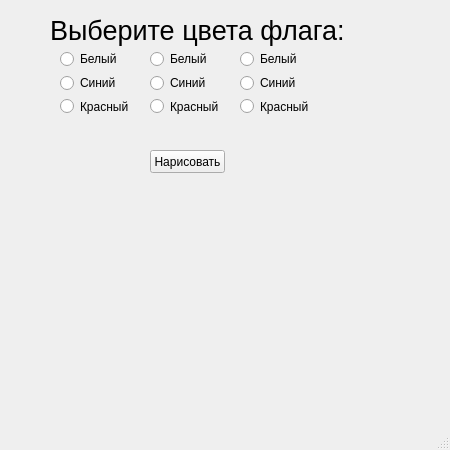
<?xml version="1.0" encoding="UTF-8"?>
<ui version="4.0">
 <class>MainWindow</class>
 <widget class="QMainWindow" name="MainWindow">
  <property name="geometry">
   <rect>
    <x>0</x>
    <y>0</y>
    <width>450</width>
    <height>450</height>
   </rect>
  </property>
  <property name="minimumSize">
   <size>
    <width>450</width>
    <height>450</height>
   </size>
  </property>
  <property name="maximumSize">
   <size>
    <width>450</width>
    <height>450</height>
   </size>
  </property>
  <property name="windowTitle">
   <string>MainWindow</string>
  </property>
  <widget class="QWidget" name="centralwidget">
   <widget class="QPushButton" name="pb">
    <property name="geometry">
     <rect>
      <x>150</x>
      <y>150</y>
      <width>75</width>
      <height>23</height>
     </rect>
    </property>
    <property name="text">
     <string>Нарисовать</string>
    </property>
   </widget>
   <widget class="QLabel" name="label">
    <property name="geometry">
     <rect>
      <x>10</x>
      <y>180</y>
      <width>421</width>
      <height>41</height>
     </rect>
    </property>
    <property name="font">
     <font>
      <pointsize>20</pointsize>
     </font>
    </property>
    <property name="text">
     <string/>
    </property>
   </widget>
   <widget class="QLabel" name="label_2">
    <property name="geometry">
     <rect>
      <x>50</x>
      <y>10</y>
      <width>351</width>
      <height>41</height>
     </rect>
    </property>
    <property name="font">
     <font>
      <pointsize>20</pointsize>
     </font>
    </property>
    <property name="text">
     <string>Выберите цвета флага:</string>
    </property>
   </widget>
   <widget class="QWidget" name="layoutWidget">
    <property name="geometry">
     <rect>
      <x>60</x>
      <y>50</y>
      <width>84</width>
      <height>65</height>
     </rect>
    </property>
    <layout class="QVBoxLayout" name="verticalLayout">
     <item>
      <widget class="QRadioButton" name="rb1_w">
       <property name="text">
        <string>Белый</string>
       </property>
      </widget>
     </item>
     <item>
      <widget class="QRadioButton" name="rb1_b">
       <property name="text">
        <string>Синий</string>
       </property>
      </widget>
     </item>
     <item>
      <widget class="QRadioButton" name="rb1_r">
       <property name="text">
        <string>Красный</string>
       </property>
      </widget>
     </item>
    </layout>
   </widget>
   <widget class="QWidget" name="layoutWidget">
    <property name="geometry">
     <rect>
      <x>150</x>
      <y>50</y>
      <width>84</width>
      <height>65</height>
     </rect>
    </property>
    <layout class="QVBoxLayout" name="verticalLayout_2">
     <item>
      <widget class="QRadioButton" name="rb2_w">
       <property name="text">
        <string>Белый</string>
       </property>
      </widget>
     </item>
     <item>
      <widget class="QRadioButton" name="rb2_b">
       <property name="text">
        <string>Синий</string>
       </property>
      </widget>
     </item>
     <item>
      <widget class="QRadioButton" name="rb2_r">
       <property name="text">
        <string>Красный</string>
       </property>
      </widget>
     </item>
    </layout>
   </widget>
   <widget class="QWidget" name="layoutWidget">
    <property name="geometry">
     <rect>
      <x>240</x>
      <y>50</y>
      <width>84</width>
      <height>65</height>
     </rect>
    </property>
    <layout class="QVBoxLayout" name="verticalLayout_3">
     <item>
      <widget class="QRadioButton" name="rb3_w">
       <property name="text">
        <string>Белый</string>
       </property>
      </widget>
     </item>
     <item>
      <widget class="QRadioButton" name="rb3_b">
       <property name="text">
        <string>Синий</string>
       </property>
      </widget>
     </item>
     <item>
      <widget class="QRadioButton" name="rb3_r">
       <property name="text">
        <string>Красный</string>
       </property>
      </widget>
     </item>
    </layout>
   </widget>
  </widget>
  <widget class="QMenuBar" name="menubar">
   <property name="geometry">
    <rect>
     <x>0</x>
     <y>0</y>
     <width>450</width>
     <height>21</height>
    </rect>
   </property>
  </widget>
  <widget class="QStatusBar" name="statusbar"/>
 </widget>
 <resources/>
 <connections/>
</ui>
